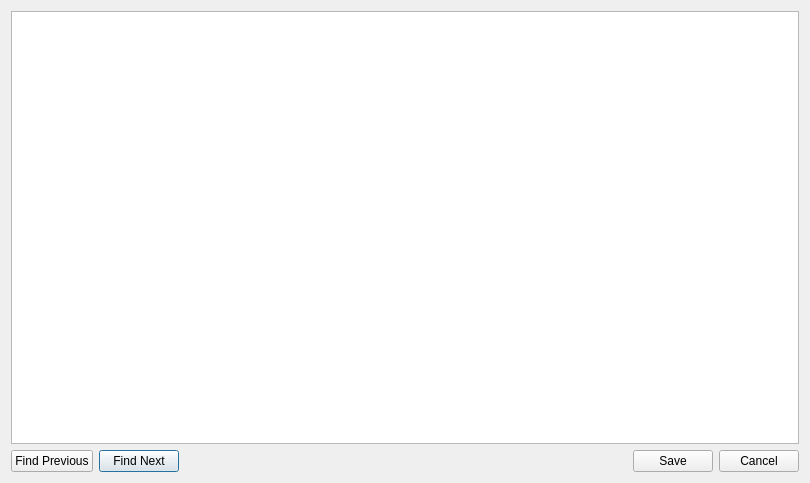
<?xml version="1.0" encoding="UTF-8"?>
<ui version="4.0">
 <class>ErrorEditDialog</class>
 <widget class="QDialog" name="ErrorEditDialog">
  <property name="geometry">
   <rect>
    <x>0</x>
    <y>0</y>
    <width>810</width>
    <height>483</height>
   </rect>
  </property>
  <property name="windowTitle">
   <string>Edit Erroneous Fields</string>
  </property>
  <property name="windowIcon">
   <iconset resource="../images.qrc">
    <normaloff>:/icon32.ico</normaloff>:/icon32.ico</iconset>
  </property>
  <layout class="QGridLayout" name="gridLayout">
   <item row="0" column="0" colspan="5">
    <widget class="QTableWidget" name="tableWidget"/>
   </item>
   <item row="2" column="1">
    <widget class="QPushButton" name="findNext">
     <property name="text">
      <string>Find Next</string>
     </property>
    </widget>
   </item>
   <item row="2" column="4">
    <widget class="QPushButton" name="cancel">
     <property name="text">
      <string>Cancel</string>
     </property>
    </widget>
   </item>
   <item row="2" column="3">
    <widget class="QPushButton" name="save">
     <property name="maximumSize">
      <size>
       <width>798</width>
       <height>16777215</height>
      </size>
     </property>
     <property name="text">
      <string>Save</string>
     </property>
    </widget>
   </item>
   <item row="2" column="0">
    <widget class="QPushButton" name="findPrev">
     <property name="text">
      <string>Find Previous</string>
     </property>
    </widget>
   </item>
   <item row="2" column="2">
    <spacer name="horizontalSpacer">
     <property name="orientation">
      <enum>Qt::Horizontal</enum>
     </property>
     <property name="sizeHint" stdset="0">
      <size>
       <width>40</width>
       <height>20</height>
      </size>
     </property>
    </spacer>
   </item>
  </layout>
 </widget>
 <resources>
  <include location="../images.qrc"/>
 </resources>
 <connections/>
</ui>
